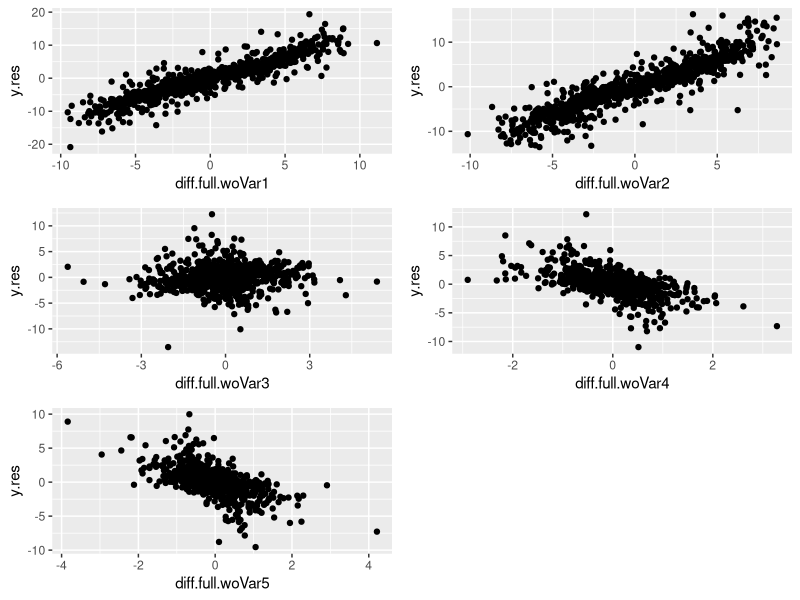

Source code (R): (Note: a time limit stopped this script after it produced the figure.)
## ---- chunk 1

library(randomForest)
library(tidyverse)
library(grid)
library(gridExtra)
library(mvtnorm)

## ---- chunk 2

#n is number of observations in dataset
n <- 1000
#p is number of variables
p <- 5
#our weights are given by wt_vec <- c(5,5,1,0,0)
err <- rnorm(n, mean = 0, sd = 0.05)
siml.data <- as.data.frame(matrix(rnorm(n*p, mean = 0, sd = 1), nrow = n))
siml.data <- siml.data %>% 
  mutate(Y = 5*V1+5*V2+V3+err)


## ---- chunk 3

#first need to take our data frame and make the p+1 datasets that we apply the random forest to

#itr_col takes as input an integer and removes that column from the dataset
#note: should make itr_col more robust
itr_col <- function(i, data){
  select(data,-i)
}

#df_combs is a function which takes as input a dataframe and returns all iterations of the
#dataframe where one predictor has been removed. Output is a p+1 element list where each element
#is a dataframe with the ith variable removed. the last element of the list is the entire dataframe
df_combs <- function(data){
  p <- ncol(data)-1
  df.list <- map(1:p, itr_col, data = data)
  df.list[[p+1]] <- data
  df.list
}

#extract_rf_pred is a function which takes as input a list of randomforest objects, an index value, 
#and the number of predictors in the model and outputs the predicted values of the random forest in 
#a dataframe. extract_rf_pred is mainly for use in map_dfc, which binds by column the predicted values in 
#data.list as a dataframe. Primarily for use in each_pred_rf
extract_rf_pred <- function(i, data.list, p){
 new.df <- as.data.frame(data.list[[i]]$predicted) 
 colnames(new.df) <- ifelse(i <= p, paste("PredWoVar", as.character(i), sep = ""),
                            "PredFullMod")
 new.df
}

#each_pred_rf is a function whose input is a list of dataframes that come from output of df_combs and runs the 
#randomForest function on each dataframe using the map function. Output is dataframe of predicted values along with actual value of Y as last column. Second to last column is the predicted value of full model. 
each_pred_rf <- function(data.list, ntree1, replace = TRUE){
  p <- length(data.list)-1
  rf.list <- map(.x = data.list, function(x) 
    randomForest(Y~., data = x, ntree = ntree1, replace = replace, importance = TRUE))
  rf.df <- map_dfc(1:(p+1), extract_rf_pred, data.list = rf.list, p = p)
  Y <- data.list[[1]]$Y
  new.df <- cbind(rf.df, Y)
  imp <- importance(rf.list[[p+1]])
  list(new.df, imp)
}



#extract_add_var takes as input an index value and data frame and 
#outputs a dataframe of the basic added variable data frame where 
#x.res is the difference between predicted values of full model and 
#predicted values of model with out jth variable
#y.res is the residual of Y and predicted values of model without jth variable.
#For use with map in rf_add_var
extract_add_var <-function(i, df){
  PredFullMod <- as.name("PredFullMod")
  Y <- as.name("Y")
  V <- as.name(paste("PredWoVar", as.character(i), sep =""))
  x.res <- df[[PredFullMod]]-df[[V]]
  y.res <- df[[Y]]-df[[V]]
  new.df <- data.frame(x.res, y.res)
  colnames(new.df) <- c(paste("diff.full.woVar", as.character(i), sep = ""), "y.res")
  new.df
}

#rf_add_var takes as input the output of each_pred_rf and outputs a list of length p 
#in which each entry is a data frame corresponding to an added variable plot for the jth predictor in the 
#data set.
rf_add_var <- function(data.list){
  rf.df <- data.list[[1]]
  p <- length(rf.df)-2
  add.var.list <- map(1:p, extract_add_var, df = rf.df)
  add.var.list
}

#rf_add_var_imp takes as input a list of add_var df's from rf_add_var and runs
#a random forest on the y-residuals with x-residuals as input.
#output is a list of random forest objects. Might change output to be just variable importance values. 
rf_add_var_imp <- function(data.list, ntree2, replace = TRUE){
  p <- length(data.list)
  rf.add.imp.list <- map(.x = data.list, function(x) 
    randomForest(y.res~., data = x, ntree = ntree2, replace = replace, importance = TRUE))
  rf.add.imp.list
}

extract_imp <-function(i, data.list){
  new.df <- as.data.frame(t(importance(data.list[[i]])))
  new.df
}

extract_var_imp <- function(data.list){
  p <- length(data.list)
  new.df <- map_dfc(1:p, extract_imp, data.list = data.list)
  rownames(new.df) <- c("%IncMSE", "IncNodePurity")
  as.data.frame(t(new.df))
}


#add_var_randomforest is a wrapper for the previous functions
add_var_randomforest <- function(data, ntree1, ntree2, replace = TRUE){
  #to get the copy of the data with one predictor removed
  df.list <- df_combs(data)
  #running initial randomFoest on each data frame
  rf.list <- each_pred_rf(df.list, ntree1 = ntree1)
  #tidying the data to compute added variable plots
  rf.add.var.list <- rf_add_var(rf.list)
  #running randomForests on each plot
  rf.add.imp.list <- rf_add_var_imp(rf.add.var.list, ntree2 = ntree2)
  #extracts variable importance values for each randomForest ran on added variable plots
  add.var.imp <- extract_var_imp(rf.add.imp.list)
  #output is list containing data frame of added variable plot variable importances, 
  #rf.add.var.list which are dataframe for added variable plots, and 
  #the variable importances from full model run in each_pred_rf
  list(add.var.imp, rf.add.var.list, rf.list[[2]])
}


#input for rf_added_var_plot is output of 
#add_var_randomforest. Output is plot of added variable plots for 
#the random forest arranged in a grid.

plot_add_var <- function(i, df.list){
  df <- df.list[[i]]
  x.name <- colnames(df)[1]
  y.name <- colnames(df)[2]
  plot.obj <- ggplot(df, aes_string(x = x.name, y = y.name))+geom_point()
  plot.obj
}

rf_added_var_plot <- function(data.list){
    df.list <- data.list[[2]]
    p <- length(df.list)
    gg.list <- map(1:p, plot_add_var, df.list = df.list)
    nCol <- floor(sqrt(p))
    do.call("grid.arrange", c(gg.list, ncol = nCol))
}

#Now to test
rf.add.var.imp <- add_var_randomforest(siml.data, ntree1 = 1000, ntree2 = 1000, replace = FALSE)
rf.add.var.imp[[1]]
rf.add.var.imp[[3]]
rf_added_var_plot(rf.add.var.imp)


## ---- chunk 4

set.seed(17)
#iid
#n1 is number of observations in dataset
n1 <- 2000
#p1 is number of variables
p1 <- 12
#our weights are given by wt_vec <- c(5,5,2,0,-5,-5,-2,0,0,0,0,0) 
err1 <- rnorm(n1, mean = 0, sd = 0.5)
siml.data1 <- as.data.frame(matrix(rnorm(n1*p1, mean = 0, sd = 1), nrow = n1))
siml.data1 <- siml.data1 %>% 
  mutate(Y = 5*V1+5*V2+2*V3+-5*V5+-5*V6+-2*V7+err1)

#correlated
#n2 is number of observations in dataset
n2 <- 2000
#p2 is number of variables
#p2 <- 12
#our weights are given by wt_vec <- c(5,5,2,0,-5,-5,-2,0,0,0,0,0) 
#covariance matrix
v1 <- c(1,0.9,0.9,0.9)
v2 <- c(0.9,1,0.9,0.9)
v3 <- c(0.9,0.9,1,0.9)
v4 <- c(0.9,0.9,0.9,1)
w <- rep(0, times = 8)
u1 <- c(rep(0, times = 4), 1, rep(0, times = 7))
u2 <- c(rep(0, times = 5), 1, rep(0, times = 6))
u3 <- c(rep(0, times = 6), 1, rep(0, times = 5))
u4 <- c(rep(0, times = 7), 1, rep(0, times = 4))
u5 <- c(rep(0, times = 8), 1, rep(0, times = 3))
u6 <- c(rep(0, times = 9), 1, 0,0)
u7 <- c(rep(0, times = 10), 1, 0)
u8 <- c(rep(0, times = 11), 1)

Sigma2 <- matrix(c(v1,w,v2,w,v3,w,v4,w,
                   u1,u2,u3,u4,u5,u6,u7,u8), nrow = 12, ncol = 12)
err2 <- rnorm(n2, mean = 0, sd = 0.5)
siml.data2 <- as.data.frame(rmvnorm(n = n2, mean = rep(0, times = 12), sigma = Sigma2))
siml.data2 <- siml.data2 %>% 
  mutate(Y = 5*V1+5*V2+2*V3+-5*V5+-5*V6+-2*V7+err2)

#run the simulations with and without replacement for bootstrapping
siml1.wrep.results <- add_var_randomforest(data = siml.data1, ntree1 = 1000, ntree2 = 1000)
siml1.worep.results <- add_var_randomforest(data = siml.data1, ntree1 = 1000, ntree2 = 1000, replace = FALSE)
siml2.wrep.results <- add_var_randomforest(data = siml.data2, ntree1 = 1000, ntree2 = 1000)
siml2.worep.results <- add_var_randomforest(data = siml.data2, ntree1 = 1000, ntree2 = 1000, replace = FALSE)


## ---- chunk 5

siml1.wrep.results[[1]]
siml1.wrep.results[[3]]
rf_added_var_plot(siml1.wrep.results)

## ---- chunk 6
siml1.worep.results[[1]]
siml1.worep.results[[3]]
rf_added_var_plot(siml1.worep.results)

## ---- chunk 7

siml2.wrep.results[[1]]
siml2.wrep.results[[3]]
rf_added_var_plot(siml2.wrep.results)

## ---- chunk 8

siml2.worep.results[[1]]
siml2.worep.results[[3]]
rf_added_var_plot(siml2.worep.results)
